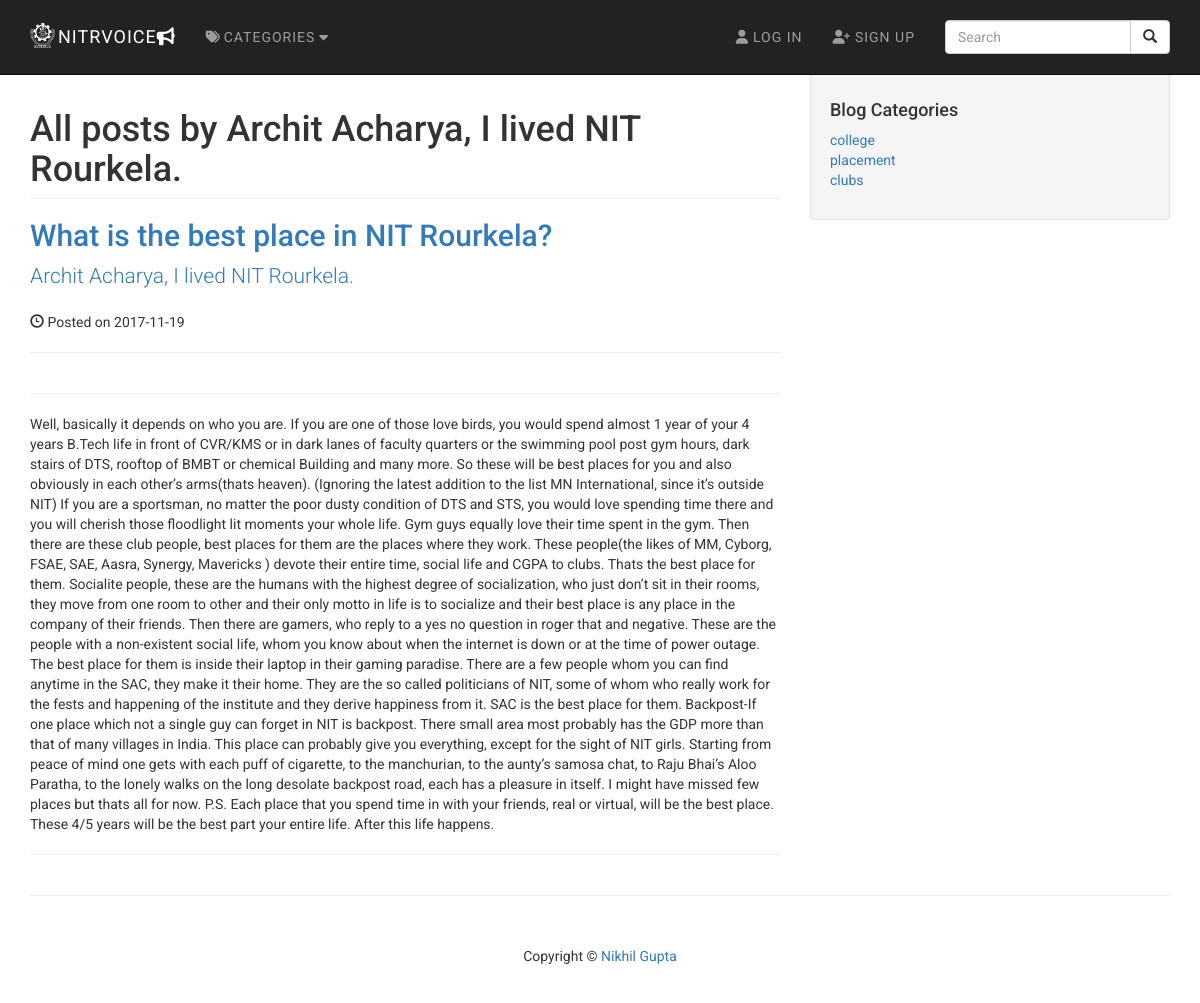
The page /author_posts.php?author=Archit Acharya, I lived NIT Rourkela.&p_id=23 on the database its author committed.
### tables this page shows
CREATE TABLE `posts` (
  `post_id` int(3) NOT NULL,
  `post_category_id` int(3) NOT NULL,
  `post_title` varchar(255) NOT NULL,
  `post_author` varchar(255) NOT NULL,
  `post_date` date NOT NULL,
  `post_image` text NOT NULL,
  `post_content` longtext NOT NULL,
  `post_tags` varchar(255) NOT NULL,
  `post_comment_count` int(11) NOT NULL,
  `post_status` varchar(255) NOT NULL DEFAULT 'draft',
  `post_views_count` int(11) NOT NULL
);

CREATE TABLE `categories` (
  `cat_id` int(3) NOT NULL,
  `cat_title` varchar(255) NOT NULL
);

### author_posts.php (the view, shortened to what this page needs)
<?php include "includes/db.php" ?>
<?php include "includes/header.php" ?>
<?php include "includes/navigation.php" ?>
<div class="container">
  <div class="row">
    <div class="col-md-8">
      <?php
      if(isset($_GET['p_id'])){
        $the_post_author = $_GET['author'];
      }
      $query="SELECT * FROM posts WHERE post_author = '{$the_post_author}' ";
      $select_all_posts_query=mysqli_query($connection,$query);
      while($row=mysqli_fetch_assoc($select_all_posts_query)){
        $post_title=$row['post_title'];
        $post_author=$row['post_author'];
        $post_date=$row['post_date'];
        $post_content=$row['post_content'];
        ?>
        <h1 class="page-header">
          All posts by <?php echo $post_author ?>
        </h1>
        <h2>
          <a href="#"><?php echo $post_title ?></a>
        </h2>
        <p class="lead">
          <a><?php echo $post_author ?></a>
        </p>
        <p><span class="glyphicon glyphicon-time"></span> <?php echo "Posted on " . $post_date ?></p>
        <hr>
        <hr>
        <p><?php echo $post_content ?></p>
        <hr>
      <?php } ?>
    </div>
    <?php include "includes/sidebar.php" ?>
  </div>
  <hr>
  <?php include "includes/footer.php" ?>

### includes/sidebar.php
<div class="col-md-4">
  <div class="well">
    <?php
    $query="SELECT * FROM categories";
    $select_categories_sidebar=mysqli_query($connection,$query);
    ?>
    <h4>Blog Categories</h4>
    <div class="row">
      <div class="col-lg-12">
        <ul class="list-unstyled">
          <?php
          while($row=mysqli_fetch_assoc($select_categories_sidebar)){
            $cat_title=$row['cat_title'];
            $cat_id=$row['cat_id'];
            echo "<li><a href='./category_page.php?category=$cat_id'>
            {$cat_title}
            </a></li>";
          }
          ?>
        </ul>
      </div>
    </div>
  </div>
</div>

### css/blog-home.css (style rules this page uses)
body { padding-top: 70px; }

### css/stylemain.css (style rules this page uses)
html, body { max-width: 100%; overflow-x: hidden; font-family:'Roboto',sans-serif; }

### rows shown on the page
posts: post_author "Archit Acharya, I lived NIT Rourkela.", post_title "What is the best place in NIT Rourkela?", post_date "2017-11-19", post_content "Well, basically it depends on who you are. If you are one of those love birds, you would spend almost 1 year of your 4 years B.Tech life in front of CVR/KMS or in dark lanes of faculty quarters or the swimming pool post gym hours, dark stairs of DTS, rooftop of BMBT or chemical Building and many more. So these will be best places for you and also obviously in each other’s arms(thats heaven). (Ignoring the latest addition to the list MN International, since it’s outside NIT) If you are a sportsman, no matter the poor dusty condition of DTS and STS, you would love spending time there and you will cherish those floodlight lit moments your whole life. Gym guys equally love their time spent in…"
categories: cat_title "college"
categories: cat_title "placement"
categories: cat_title "clubs"
